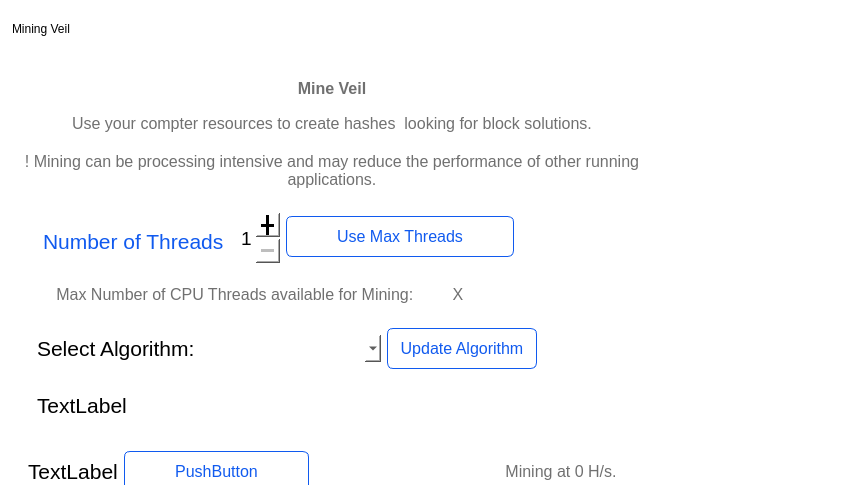
<?xml version="1.0" encoding="UTF-8"?>
<ui version="4.0">
 <class>MiningWidget</class>
 <widget class="QWidget" name="MiningWidget">
  <property name="geometry">
   <rect>
    <x>0</x>
    <y>0</y>
    <width>850</width>
    <height>485</height>
   </rect>
  </property>
  <property name="windowTitle">
   <string>Form</string>
  </property>
  <property name="styleSheet">
   <string notr="true">border:none;
padding:0px;
margin:0px;</string>
  </property>
  <layout class="QHBoxLayout" name="horizontalLayout_3" stretch="0">
   <property name="spacing">
    <number>0</number>
   </property>
   <property name="leftMargin">
    <number>0</number>
   </property>
   <property name="topMargin">
    <number>0</number>
   </property>
   <property name="rightMargin">
    <number>0</number>
   </property>
   <property name="bottomMargin">
    <number>0</number>
   </property>
   <item>
    <widget class="QFrame" name="frame_5">
     <property name="minimumSize">
      <size>
       <width>0</width>
       <height>100</height>
      </size>
     </property>
     <property name="styleSheet">
      <string notr="true">border:none;
padding:0px;
margin:0px;
background-color:white;</string>
     </property>
     <property name="frameShape">
      <enum>QFrame::StyledPanel</enum>
     </property>
     <property name="frameShadow">
      <enum>QFrame::Raised</enum>
     </property>
     <widget class="QFrame" name="frame">
      <property name="geometry">
       <rect>
        <x>10</x>
        <y>70</y>
        <width>644</width>
        <height>440</height>
       </rect>
      </property>
      <property name="styleSheet">
       <string notr="true">border:none;</string>
      </property>
      <property name="frameShape">
       <enum>QFrame::StyledPanel</enum>
      </property>
      <property name="frameShadow">
       <enum>QFrame::Raised</enum>
      </property>
      <layout class="QVBoxLayout" name="verticalLayout_2">
       <item>
        <widget class="QLabel" name="label">
         <property name="styleSheet">
          <string notr="true">color:#707070;
font-size:16px;
font-weight:bold;</string>
         </property>
         <property name="text">
          <string>Mine Veil</string>
         </property>
         <property name="alignment">
          <set>Qt::AlignCenter</set>
         </property>
        </widget>
       </item>
       <item>
        <spacer name="verticalSpacer">
         <property name="orientation">
          <enum>Qt::Vertical</enum>
         </property>
         <property name="sizeType">
          <enum>QSizePolicy::Fixed</enum>
         </property>
         <property name="sizeHint" stdset="0">
          <size>
           <width>20</width>
           <height>10</height>
          </size>
         </property>
        </spacer>
       </item>
       <item>
        <widget class="QLabel" name="label_2">
         <property name="minimumSize">
          <size>
           <width>350</width>
           <height>0</height>
          </size>
         </property>
         <property name="styleSheet">
          <string notr="true">color:#707070;
font-size:16px;</string>
         </property>
         <property name="text">
          <string>Use your compter resources to create hashes  looking for block solutions.</string>
         </property>
         <property name="alignment">
          <set>Qt::AlignCenter</set>
         </property>
         <property name="wordWrap">
          <bool>true</bool>
         </property>
        </widget>
       </item>
       <item>
        <spacer name="verticalSpacer_2">
         <property name="orientation">
          <enum>Qt::Vertical</enum>
         </property>
         <property name="sizeType">
          <enum>QSizePolicy::Fixed</enum>
         </property>
         <property name="sizeHint" stdset="0">
          <size>
           <width>20</width>
           <height>13</height>
          </size>
         </property>
        </spacer>
       </item>
       <item>
        <widget class="QLabel" name="label_3">
         <property name="minimumSize">
          <size>
           <width>350</width>
           <height>0</height>
          </size>
         </property>
         <property name="styleSheet">
          <string notr="true">color:#707070;
font-size:16px;</string>
         </property>
         <property name="text">
          <string>! Mining can be processing intensive and may reduce the performance of other running applications.</string>
         </property>
         <property name="alignment">
          <set>Qt::AlignCenter</set>
         </property>
         <property name="wordWrap">
          <bool>true</bool>
         </property>
        </widget>
       </item>
       <item>
        <widget class="QFrame" name="frame_1">
         <property name="sizePolicy">
          <sizepolicy hsizetype="Preferred" vsizetype="Minimum">
           <horstretch>0</horstretch>
           <verstretch>0</verstretch>
          </sizepolicy>
         </property>
         <property name="frameShape">
          <enum>QFrame::StyledPanel</enum>
         </property>
         <property name="frameShadow">
          <enum>QFrame::Raised</enum>
         </property>
         <property name="lineWidth">
          <number>0</number>
         </property>
         <layout class="QVBoxLayout" name="verticalLayout">
          <item>
           <widget class="QFrame" name="frame_7">
            <property name="frameShape">
             <enum>QFrame::StyledPanel</enum>
            </property>
            <property name="frameShadow">
             <enum>QFrame::Raised</enum>
            </property>
            <layout class="QHBoxLayout" name="horizontalLayout">
             <item>
              <widget class="QLabel" name="label_4">
               <property name="sizePolicy">
                <sizepolicy hsizetype="Preferred" vsizetype="Minimum">
                 <horstretch>0</horstretch>
                 <verstretch>0</verstretch>
                </sizepolicy>
               </property>
               <property name="minimumSize">
                <size>
                 <width>0</width>
                 <height>30</height>
                </size>
               </property>
               <property name="maximumSize">
                <size>
                 <width>16777215</width>
                 <height>20</height>
                </size>
               </property>
               <property name="font">
                <font>
                 <pointsize>16</pointsize>
                </font>
               </property>
               <property name="styleSheet">
                <string notr="true">padding:0px;
margin:0px;
margin-left:6px;
color:#105AEF;</string>
               </property>
               <property name="text">
                <string>Number of Threads</string>
               </property>
               <property name="margin">
                <number>0</number>
               </property>
               <property name="indent">
                <number>0</number>
               </property>
              </widget>
             </item>
             <item>
              <widget class="QSpinBox" name="numThreads">
               <property name="minimumSize">
                <size>
                 <width>50</width>
                 <height>50</height>
                </size>
               </property>
               <property name="font">
                <font>
                 <pointsize>14</pointsize>
                </font>
               </property>
               <property name="styleSheet">
                <string notr="true">QSpinBox::up-button { width: 24px; height: 24px;}
QSpinBox::down-button { width: 24px; height: 24px;}</string>
               </property>
               <property name="alignment">
                <set>Qt::AlignRight|Qt::AlignTrailing|Qt::AlignVCenter</set>
               </property>
               <property name="buttonSymbols">
                <enum>QAbstractSpinBox::PlusMinus</enum>
               </property>
               <property name="minimum">
                <number>1</number>
               </property>
               <property name="maximum">
                <number>4</number>
               </property>
              </widget>
             </item>
             <item>
              <widget class="QPushButton" name="btnAllThreads">
               <property name="font">
                <font>
                 <pointsize>12</pointsize>
                </font>
               </property>
               <property name="styleSheet">
                <string notr="true">#btnAllThreads {
    border-radius: 6px;
    border:  1px solid #105aef;
    color: #105aef;
    padding:10 50 10 50;
}

#btnAllThreads:hover {
    color: #FFFFFF;
    background-color:#4070d3;
    border:  1px solid #4070d3;
}</string>
               </property>
               <property name="text">
                <string>Use Max Threads</string>
               </property>
              </widget>
             </item>
             <item>
              <spacer name="horizontalSpacer_6">
               <property name="orientation">
                <enum>Qt::Horizontal</enum>
               </property>
               <property name="sizeHint" stdset="0">
                <size>
                 <width>141</width>
                 <height>20</height>
                </size>
               </property>
              </spacer>
             </item>
            </layout>
           </widget>
          </item>
          <item>
           <widget class="QFrame" name="frame_4">
            <property name="frameShape">
             <enum>QFrame::StyledPanel</enum>
            </property>
            <property name="frameShadow">
             <enum>QFrame::Raised</enum>
            </property>
            <layout class="QHBoxLayout" name="horizontalLayout_5">
             <item>
              <widget class="QLabel" name="label_5">
               <property name="minimumSize">
                <size>
                 <width>400</width>
                 <height>0</height>
                </size>
               </property>
               <property name="styleSheet">
                <string notr="true">color:#707070;
font-size:16px;</string>
               </property>
               <property name="text">
                <string>Max Number of CPU Threads available for Mining: </string>
               </property>
               <property name="alignment">
                <set>Qt::AlignCenter</set>
               </property>
               <property name="wordWrap">
                <bool>true</bool>
               </property>
              </widget>
             </item>
             <item>
              <widget class="QLabel" name="lblMaxThreadsAvailable">
               <property name="minimumSize">
                <size>
                 <width>30</width>
                 <height>0</height>
                </size>
               </property>
               <property name="styleSheet">
                <string notr="true">color:#707070;
font-size:16px;</string>
               </property>
               <property name="text">
                <string>X</string>
               </property>
               <property name="alignment">
                <set>Qt::AlignCenter</set>
               </property>
               <property name="wordWrap">
                <bool>true</bool>
               </property>
              </widget>
             </item>
             <item>
              <spacer name="horizontalSpacer_4">
               <property name="orientation">
                <enum>Qt::Horizontal</enum>
               </property>
               <property name="sizeHint" stdset="0">
                <size>
                 <width>1</width>
                 <height>20</height>
                </size>
               </property>
              </spacer>
             </item>
            </layout>
           </widget>
          </item>
          <item>
           <widget class="QFrame" name="frame_6">
            <property name="frameShape">
             <enum>QFrame::StyledPanel</enum>
            </property>
            <property name="frameShadow">
             <enum>QFrame::Raised</enum>
            </property>
            <layout class="QHBoxLayout" name="horizontalLayout_6">
             <item>
              <widget class="QLabel" name="lblAlgoSelect">
               <property name="minimumSize">
                <size>
                 <width>150</width>
                 <height>0</height>
                </size>
               </property>
               <property name="font">
                <font>
                 <pointsize>16</pointsize>
                </font>
               </property>
               <property name="text">
                <string>Select Algorithm:</string>
               </property>
              </widget>
             </item>
             <item>
              <widget class="QComboBox" name="cmbAlgoSelect">
               <property name="minimumSize">
                <size>
                 <width>180</width>
                 <height>0</height>
                </size>
               </property>
               <property name="font">
                <font>
                 <pointsize>16</pointsize>
                </font>
               </property>
              </widget>
             </item>
             <item>
              <widget class="QPushButton" name="btnUpdateAlgo">
               <property name="minimumSize">
                <size>
                 <width>150</width>
                 <height>0</height>
                </size>
               </property>
               <property name="font">
                <font>
                 <pointsize>12</pointsize>
                </font>
               </property>
               <property name="styleSheet">
                <string notr="true">#btnUpdateAlgo {
    border-radius: 6px;
    border:  1px solid #105aef;
    color: #105aef;
    padding:10 10 10 10;
}

#btnUpdateAlgo:hover {
    color: #FFFFFF;
    background-color:#4070d3;
    border:  1px solid #4070d3;
}</string>
               </property>
               <property name="text">
                <string>Update Algorithm</string>
               </property>
              </widget>
             </item>
             <item>
              <spacer name="horizontalSpacer_5">
               <property name="orientation">
                <enum>Qt::Horizontal</enum>
               </property>
               <property name="sizeHint" stdset="0">
                <size>
                 <width>30</width>
                 <height>11</height>
                </size>
               </property>
              </spacer>
             </item>
            </layout>
           </widget>
          </item>
          <item>
           <widget class="QFrame" name="frame_3">
            <property name="frameShape">
             <enum>QFrame::StyledPanel</enum>
            </property>
            <property name="frameShadow">
             <enum>QFrame::Raised</enum>
            </property>
            <layout class="QHBoxLayout" name="horizontalLayout_7">
             <item>
              <widget class="QLabel" name="lblCurrentAlgo">
               <property name="font">
                <font>
                 <pointsize>16</pointsize>
                </font>
               </property>
               <property name="text">
                <string>TextLabel</string>
               </property>
              </widget>
             </item>
             <item>
              <spacer name="horizontalSpacer_3">
               <property name="orientation">
                <enum>Qt::Horizontal</enum>
               </property>
               <property name="sizeHint" stdset="0">
                <size>
                 <width>10</width>
                 <height>20</height>
                </size>
               </property>
              </spacer>
             </item>
            </layout>
           </widget>
          </item>
         </layout>
        </widget>
       </item>
       <item>
        <widget class="QFrame" name="frame_2">
         <property name="frameShape">
          <enum>QFrame::StyledPanel</enum>
         </property>
         <property name="frameShadow">
          <enum>QFrame::Raised</enum>
         </property>
         <layout class="QHBoxLayout" name="horizontalLayout_4">
          <item>
           <widget class="QLabel" name="lblMineActive">
            <property name="font">
             <font>
              <pointsize>16</pointsize>
             </font>
            </property>
            <property name="text">
             <string>TextLabel</string>
            </property>
           </widget>
          </item>
          <item>
           <widget class="QPushButton" name="btnActiveMine">
            <property name="font">
             <font>
              <pointsize>12</pointsize>
             </font>
            </property>
            <property name="styleSheet">
             <string notr="true">#btnActiveMine{
    border-radius: 6px;
    border:  1px solid #105aef;
    color: #105aef;
    padding:10 50 10 50;
}

#btnActiveMine:hover {
    color: #FFFFFF;
    background-color:#4070d3;
    border:  1px solid #4070d3;
}</string>
            </property>
            <property name="text">
             <string>PushButton</string>
            </property>
           </widget>
          </item>
          <item>
           <spacer name="horizontalSpacer_2">
            <property name="orientation">
             <enum>Qt::Horizontal</enum>
            </property>
            <property name="sizeHint" stdset="0">
             <size>
              <width>1</width>
              <height>20</height>
             </size>
            </property>
           </spacer>
          </item>
          <item>
           <widget class="QLabel" name="lblHashRate">
            <property name="minimumSize">
             <size>
              <width>150</width>
              <height>0</height>
             </size>
            </property>
            <property name="styleSheet">
             <string notr="true">color:#707070;
font-size:16px;</string>
            </property>
            <property name="text">
             <string>Mining at 0 H/s.</string>
            </property>
            <property name="alignment">
             <set>Qt::AlignCenter</set>
            </property>
            <property name="wordWrap">
             <bool>true</bool>
            </property>
           </widget>
          </item>
         </layout>
        </widget>
       </item>
      </layout>
     </widget>
     <widget class="QWidget" name="layoutWidget">
      <property name="geometry">
       <rect>
        <x>9</x>
        <y>9</y>
        <width>201</width>
        <height>39</height>
       </rect>
      </property>
      <layout class="QHBoxLayout" name="horizontalLayout_2">
       <item>
        <widget class="QLabel" name="title">
         <property name="styleSheet">
          <string notr="true">padding:10 0 10 0;</string>
         </property>
         <property name="text">
          <string>Mining Veil</string>
         </property>
        </widget>
       </item>
       <item>
        <spacer name="horizontalSpacer">
         <property name="orientation">
          <enum>Qt::Horizontal</enum>
         </property>
         <property name="sizeHint" stdset="0">
          <size>
           <width>40</width>
           <height>20</height>
          </size>
         </property>
        </spacer>
       </item>
      </layout>
     </widget>
    </widget>
   </item>
  </layout>
 </widget>
 <resources/>
 <connections/>
</ui>
